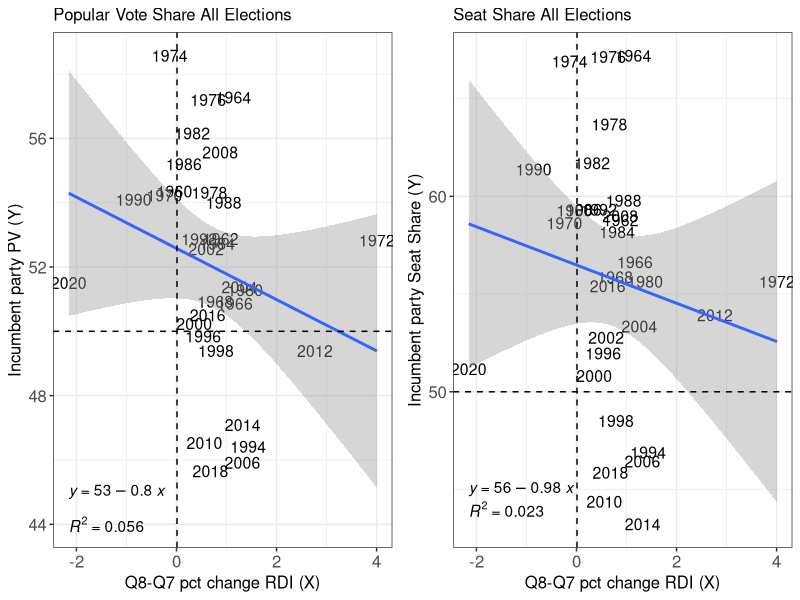
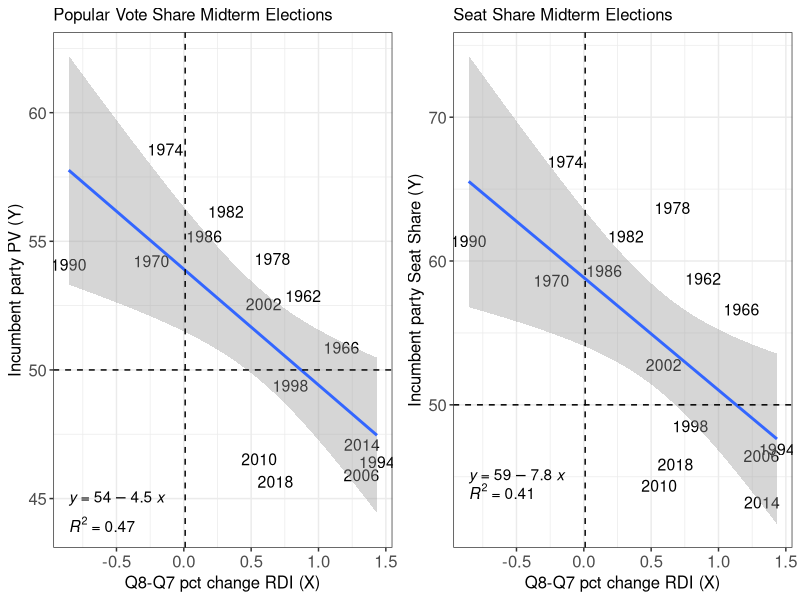
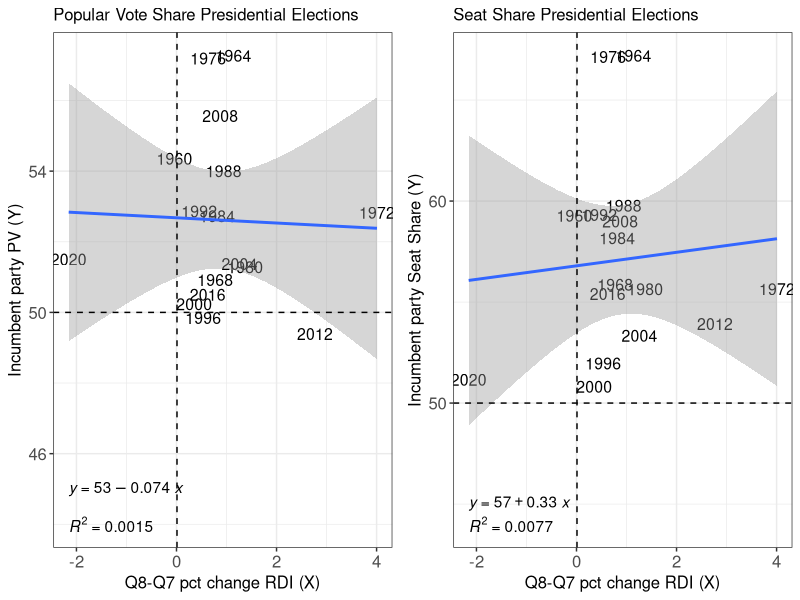

R code for these plots, in order:
## ---- chunk 1
library(readr)
require(tidyverse)
require(ggplot2)
require(dbplyr)
library(gridExtra)
library(ggpubr)


## Load Data
popvote_df <- read_csv('house_popvote_seats.csv') 
                                                   
#head(popvote_df)

##clean and format data 
popseatvote_df <- popvote_df %>% 
  mutate(R_seatshare = (R_seats / (R_seats + D_seats + Other_seats) * 100)) %>% 
  mutate(D_seatshare = (D_seats / (R_seats + D_seats + Other_seats) * 100)) %>% 
  mutate(Other_seatshare = (Other_seats / (R_seats + D_seats + Other_seats) * 100)) %>% 
  mutate(H_incumbent_seatshare = case_when(H_incumbent_party == "R" ~ R_seatshare,
                                           H_incumbent_party == "D" ~ D_seatshare))  

##subset for midterm years
mtpopseatvote_df <- popseatvote_df %>% 
  filter(year %in% c("1950", "1954", "1958", "1962", "1966", "1970", "1974", "1978", "1982", "1986", "1990", "1994", "1998", "2002", "2006", "2010" ,"2014", "2018" ) ) # as.character(seq(1950, 2018, 4))

#Subset for presidential years 
ppopseatvote_df <- popseatvote_df %>% 
  filter( !(year %in% c("1950", "1954", "1958", "1962", "1966", "1970", "1974", "1978", "1982", "1986", "1990", "1994", "1998", "2002", "2006", "2010" ,"2014", "2018"))) 

# as.character(seq(1950, 2018, 4))
         
## ---- chunk 2
rdi_df <- read_csv('RDI_quarterly.csv')

# merge    
allvotedata <- left_join(rdi_df, popseatvote_df, by = 'year')

# drop NAs (only election years)
allvotedata <- allvotedata %>%
  drop_na()

# new df
allvotedata2 <- allvotedata %>% 
    select('year', 'winner_party', 'H_incumbent_party', 'H_incumbent_party_majorvote_pct', 
           'quarter_cycle', 'DSPIC_change_pct', 'H_incumbent_seatshare') %>%
    filter(quarter_cycle == 8) 
## ---- chunk 3
#cor(allvotedata2$DSPIC_change_pct, allvotedata2$H_incumbent_party_majorvote_pct)

##RDI Correlation w/ seatshare
#cor(allvotedata2$DSPIC_change_pct, allvotedata2$H_incumbent_seatshare)
## ---- chunk 4
 #RDI plot PV

p1 <-  allvotedata2 %>%
   ggplot(aes(x=DSPIC_change_pct, y=H_incumbent_party_majorvote_pct,
             label=year)) + 
     geom_text(size = 4) +
     geom_smooth(method="lm", formula = y ~ x) +
    geom_hline(yintercept=50, lty=2) +
     geom_vline(xintercept=0.01, lty=2) + # median
     xlab("Q8-Q7 pct change RDI (X)") +
    ylab("Incumbent party PV (Y)") +
     theme_bw() +
     ggtitle("Popular Vote Share All Elections") + 
     theme(axis.text = element_text(size = 12),
           axis.title = element_text(size = 12),
           plot.title = element_text(size = 12)) +
    stat_regline_equation(label.y = 45, aes(label = ..eq.label..)) +
    stat_regline_equation(label.y = 44, aes(label = ..rr.label..))

#ss plot
p2 <- allvotedata2 %>%
   ggplot(aes(x=DSPIC_change_pct, y=H_incumbent_seatshare,
             label=year)) + 
     geom_text(size = 4) +
     geom_smooth(method="lm", formula = y ~ x) +
    geom_hline(yintercept=50, lty=2) +
     geom_vline(xintercept=0.01, lty=2) + # median
     xlab("Q8-Q7 pct change RDI (X)") +
    ylab("Incumbent party Seat Share (Y)") +
     theme_bw() +
     ggtitle("Seat Share All Elections") + 
     theme(axis.text = element_text(size = 12),
           axis.title = element_text(size = 12),
           plot.title = element_text(size = 12)) +
   stat_regline_equation(label.y = 45, aes(label = ..eq.label..)) +
   stat_regline_equation(label.y = 44, aes(label = ..rr.label..))

grid.arrange(p1, p2, ncol=2)
## ---- chunk 5
alllm_PV <- lm(H_incumbent_party_majorvote_pct ~ DSPIC_change_pct, 
            data = allvotedata2)
alllm_SS <- lm(H_incumbent_seatshare ~ DSPIC_change_pct, 
            data = allvotedata2)

#summary(alllm_PV)$r.squared
#summary(alllm_SS)$r.squared
## ---- chunk 6
rdi_df <- read_csv('RDI_quarterly.csv')

# merge    
votedata <- left_join(rdi_df, mtpopseatvote_df, by = 'year')

# drop NAs (only election years)
votedata <- votedata %>%
  drop_na()

# new df
votedata2 <- votedata %>% 
    select('year', 'winner_party', 'H_incumbent_party', 'H_incumbent_party_majorvote_pct', 
           'quarter_cycle', 'DSPIC_change_pct', 'H_incumbent_seatshare') %>%
    filter(quarter_cycle == 8) 
        
## ---- chunk 7
##RDI Correlation w/ pop vote 
#cor(votedata2$DSPIC_change_pct, votedata2$H_incumbent_party_majorvote_pct)

##RDI Correlation w/ seatshare
#cor(votedata2$DSPIC_change_pct, votedata2$H_incumbent_seatshare)
## ---- chunk 8
lm_PV <- lm(H_incumbent_party_majorvote_pct ~ DSPIC_change_pct, 
            data = votedata2)
lm_SS <- lm(H_incumbent_seatshare ~ DSPIC_change_pct, 
            data = votedata2)


save(votedata2, lm_PV, lm_SS,
     file = "midtermRDImodel.Rdata")

## ---- chunk 9
 #RDI plot PV
 p3 <- votedata2 %>%
   ggplot(aes(x=DSPIC_change_pct, y=H_incumbent_party_majorvote_pct,
             label=year)) + 
     geom_text(size = 4) +
     geom_smooth(method="lm", formula = y ~ x) +
    geom_hline(yintercept=50, lty=2) +
     geom_vline(xintercept=0.01, lty=2) + # median
     xlab("Q8-Q7 pct change RDI (X)") +
    ylab("Incumbent party PV (Y)") +
     theme_bw() +
     ggtitle("Popular Vote Share Midterm Elections") + 
     theme(axis.text = element_text(size = 12),
           axis.title = element_text(size = 12),
           plot.title = element_text(size = 12)) +
    stat_regline_equation(label.y = 45, aes(label = ..eq.label..)) +
    stat_regline_equation(label.y = 44, aes(label = ..rr.label..))

#ss plot
p4 <- votedata2 %>%
   ggplot(aes(x=DSPIC_change_pct, y=H_incumbent_seatshare,
             label=year)) + 
     geom_text(size = 4) +
     geom_smooth(method="lm", formula = y ~ x) +
    geom_hline(yintercept=50, lty=2) +
     geom_vline(xintercept=0.01, lty=2) + # median
     xlab("Q8-Q7 pct change RDI (X)") +
    ylab("Incumbent party Seat Share (Y)") +
     theme_bw() +
     ggtitle("Seat Share Midterm Elections") + 
     theme(axis.text = element_text(size = 12),
           axis.title = element_text(size = 12),
           plot.title = element_text(size = 12)) +
    stat_regline_equation(label.y = 45, aes(label = ..eq.label..)) +
    stat_regline_equation(label.y = 44, aes(label = ..rr.label..))

grid.arrange(p3, p4, ncol=2)


## ---- chunk 10
#evaluate r squeared 
#summary(lm_PV)$r.squared
#summary(lm_SS)$r.squared
## ---- chunk 11
rdi_df <- read_csv('RDI_quarterly.csv')

# merge    
pvotedata <- left_join(rdi_df, ppopseatvote_df, by = 'year')

# drop NAs (only election years)
pvotedata <- pvotedata %>%
  drop_na()

# new df
pvotedata2 <- pvotedata %>% 
    select('year', 'winner_party', 'H_incumbent_party', 'H_incumbent_party_majorvote_pct', 
           'quarter_cycle', 'DSPIC_change_pct', 'H_incumbent_seatshare') %>%
    filter(quarter_cycle == 8) 

 #RDI plot PV
 p5 <- pvotedata2 %>%
   ggplot(aes(x=DSPIC_change_pct, y=H_incumbent_party_majorvote_pct,
             label=year)) + 
     geom_text(size = 4) +
     geom_smooth(method="lm", formula = y ~ x) +
    geom_hline(yintercept=50, lty=2) +
     geom_vline(xintercept=0.01, lty=2) + # median
     xlab("Q8-Q7 pct change RDI (X)") +
    ylab("Incumbent party PV (Y)") +
     theme_bw() +
     ggtitle("Popular Vote Share Presidential Elections") + 
     theme(axis.text = element_text(size = 12),
           axis.title = element_text(size = 12),
           plot.title = element_text(size = 12)) +
    stat_regline_equation(label.y = 45, aes(label = ..eq.label..)) +
    stat_regline_equation(label.y = 44, aes(label = ..rr.label..))

#ss plot
p6 <- pvotedata2 %>%
   ggplot(aes(x=DSPIC_change_pct, y=H_incumbent_seatshare,
             label=year)) + 
     geom_text(size = 4) +
     geom_smooth(method="lm", formula = y ~ x) +
    geom_hline(yintercept=50, lty=2) +
     geom_vline(xintercept=0.01, lty=2) + # median
     xlab("Q8-Q7 pct change RDI (X)") +
    ylab("Incumbent party Seat Share (Y)") +
     theme_bw() +
     ggtitle("Seat Share Presidential Elections") + 
     theme(axis.text = element_text(size = 12),
           axis.title = element_text(size = 12),
           plot.title = element_text(size = 12)) +
    stat_regline_equation(label.y = 45, aes(label = ..eq.label..)) +
    stat_regline_equation(label.y = 44, aes(label = ..rr.label..))
    


grid.arrange(p5, p6, ncol=2)

## ---- chunk 12
plm_PV <- lm(H_incumbent_party_majorvote_pct ~ DSPIC_change_pct, 
            data = pvotedata2)
plm_SS <- lm(H_incumbent_seatshare ~ DSPIC_change_pct, 
            data = pvotedata2)

#summary(plm_PV)$r.squared
#summary(plm_SS)$r.squared
## ---- chunk 13

mostrecent<- rdi_df %>% 
  subset(year == 2022 & quarter_cycle == 5) %>% 
  select(DSPIC_change_pct)

mostrecent

predict(lm_PV, mostrecent, interval="prediction")
predict(lm_SS, mostrecent, interval="prediction")
